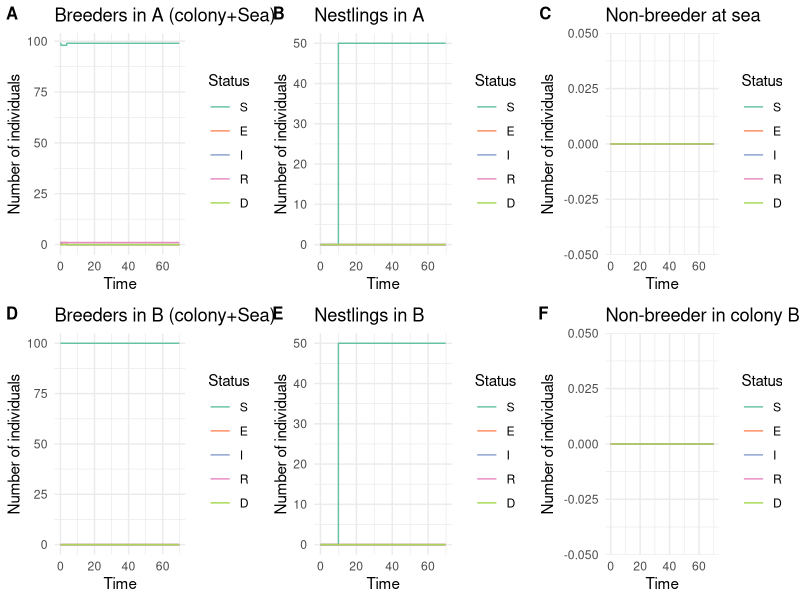

Generate this figure with R:


##

# actualiser le modèle :
#   - 
#   -

# fusionner les S_sea_a_NB, S_sea_b_NB en S_sea_NB
# creer l evement des visites de prospections

##






# Library -----------------------------------------------------------------

library(tidyverse)
library(ggplot2)
library(reshape2)
library(abind)
library(cowplot)


# Model description -------------------------------------------------------

# Each compartment in the model is described by

# the epidemiological status : Susceptible (S), Exposed (E), Infectious (I), Recovered (R)
# the reproductive status : Breeders (B), Non-Breeders (NB), Nestlings (N)
# the localisation : colony A (A), colony (B), sea A (sea_a), sea B (sea_B), sea Non-Breeders (sea_NB)


# Parameters --------------------------------------------------------------

param = list( 
  
  # Epidemiological parameters
  
  # Transmission rate from exposed individuals and from infectious individuals in a colony
  beta = matrix(c(0.10, 0.15,
                  0.00, 0.00),
                nrow = 2, ncol = 2, byrow = T),
  # Rate of progression from exposed to infectious (inverse of incubation period)
  sigma = 1/10,
  # Rate of progression from infectious to exposed
  eta =  0.9, 
  # Recovery rate (inverse of infectious period)
  gamma = 1/3,
  # Disease-related mortality rate
  mu = 1/3 * 0.5,
  
  
  # Mobility  parameters
  
  # Transition from sea to the colony (breeders)
  zeta_to_colony = 1,
  # Transition from colony to the sea (breeders)
  zeta_to_sea = 1,
  # Transition from breeder to non-breeder (reproductive failure)
  psi = 0, #Attention départ en couple à coder si != 0
  # Transition from sea to the colony (non-breeders)
  rho_to_colony = 1/7,
  # Transition from colony to the sea (non-breeders)
  rho_to_sea = 1/7 * 7,

  
  # Induced dispersion parameters
  
  # Proportion of dispersed adults
  prop_dispersal = 1,
  # Date of induced dispersion (if deterministic)
  dispersal_date = 30,
  
  # Demographic parameters
  hatching_date = 10

)




# Event rates -------------------------------------------------------------


calculate_rates = function(  beta_E_colony, beta_I_colony,
                             sigma,eta, gamma, mu,
                             zeta_to_colony, zeta_to_sea, psi, rho_to_colony, rho_to_sea,
                             prop_dispersal, prop_prospecting, dispersal_date,
                             hatching_date,
                             S_a, E_a, I_a, R_a, D_a,
                             S_sea_a, E_sea_a, I_sea_a, R_sea_a, D_sea_a,
                             S_sea_b, E_sea_b, I_sea_b, R_sea_b, D_sea_b,
                             S_b, E_b, I_b, R_b, D_b,
                             S_a_NB, E_a_NB, I_a_NB, R_a_NB, D_a_NB,
                             S_sea_NB, E_sea_NB, I_sea_NB, R_sea_NB, D_sea_NB,
                             S_b_NB, E_b_NB, I_b_NB, R_b_NB, D_b_NB,
                             S_a_N, E_a_N, I_a_N, R_a_N, D_a_N,
                             S_b_N, E_b_N, I_b_N, R_b_N, D_b_N){
  
  rates = c(
    
  # SEIR
  
  ## Nestlings
  ### Colony A
  "S_a_N_to_E_a_N" = beta_E_colony * S_a_N * (E_a+E_a_NB+E_a_N) + 
                     beta_I_colony * S_a_N * (I_a+I_a_NB+I_a_N),
  "E_a_N_to_S_a_N" = eta * E_a_N,
  "E_a_N_to_I_a_N" = sigma * E_a_N,
  "I_a_N_to_R_a_N" = gamma * I_a_N,
  "I_a_N_to_D_a_N" = mu * I_a_N,
  ### Colony B
  "S_b_N_to_E_b_N" = beta_E_colony * S_b_N * (E_b+E_b_NB+E_b_N) +
                     beta_I_colony * S_b_N * (I_b+I_b_NB+I_b_N),
  "E_b_N_to_S_b_N" = eta * E_b_N,
  "E_b_N_to_I_b_N" = sigma * E_b_N,
  "I_b_N_to_R_b_N" = gamma * I_b_N,
  "I_b_N_to_D_b_N" = mu * I_b_N,
  
  ## Non-Breeders
  ### Colony A
  "S_a_NB_to_E_a_NB" = beta_E_colony * S_a_NB * (E_a+E_a_NB+E_a_N) +
                       beta_I_colony * S_a_NB * (I_a+I_a_NB+I_a_N),
  "E_a_NB_to_S_a_NB" = eta * E_a_NB,
  "E_a_NB_to_I_a_NB" = sigma * E_a_NB,
  "I_a_NB_to_R_a_NB" = gamma * I_a_NB,
  "I_a_NB_to_D_a_NB" = mu * I_a_NB,
  ### Sea 
  "S_sea_NB_to_E_sea_NB" = 0,
  "E_sea_NB_to_S_sea_NB" = eta * E_sea_NB,
  "E_sea_NB_to_I_sea_NB" = sigma * E_sea_NB,
  "I_sea_NB_to_R_sea_NB" = gamma * I_sea_NB,
  "I_sea_NB_to_D_sea_NB" = mu * I_sea_NB,
  ### Colony B
  "S_b_NB_to_E_b_NB" = beta_E_colony * S_b_NB * (E_b+E_b_NB+E_b_N) + 
                       beta_I_colony * S_b_NB * (I_b+I_b_NB+I_b_N),
  "E_b_NB_to_S_b_NB" = eta * E_b_NB,
  "E_b_NB_to_I_b_NB" = sigma * E_b_NB,
  "I_b_NB_to_R_b_NB" = gamma * I_b_NB,
  "I_b_NB_to_D_b_NB" = mu * I_b_NB,
  
  ## Breeders
  ### Colony A
  "S_a_to_E_a" = beta_E_colony * S_a * (E_a+E_a_NB+E_a_N) + 
                 beta_I_colony * S_a * (I_a+I_a_NB+I_a_N),
  "E_a_to_S_a" = eta * E_a,
  "E_a_to_I_a" = sigma * E_a,
  "I_a_to_R_a" = gamma * I_a,
  "I_a_to_D_a" = mu * I_a,
  ### Sea A
  "S_sea_a_to_E_sea_a" = 0,
  "E_sea_a_to_S_sea_a" = eta * E_sea_a,
  "E_sea_a_to_I_sea_a" = sigma * E_sea_a,
  "I_sea_a_to_R_sea_a" = gamma * I_sea_a,
  "I_sea_a_to_D_sea_a" = mu * I_sea_a,
  ### Sea B
  "S_sea_b_to_E_sea_b" = 0,
  "E_sea_b_to_S_sea_b" = eta * E_sea_b,
  "E_sea_b_to_I_sea_b" = sigma * E_sea_b,
  "I_sea_b_to_R_sea_b" = gamma * I_sea_b,
  "I_sea_b_to_D_sea_b" = mu * I_sea_b,
  ### Colony B
  "S_b_to_E_b" = beta_E_colony * S_b * (E_b+E_b_NB+E_b_N) + 
                 beta_I_colony * S_b * (I_b+I_b_NB+I_b_N),
  "E_b_to_S_b" = eta * E_b,
  "E_b_to_I_b" = sigma * E_b,
  "I_b_to_R_b" = gamma * I_b,
  "I_b_to_D_b" = mu * I_b,
  
  
  # Mobility
  ## Non-Breeders
  ### From colony A to sea A
  "S_a_NB_to_S_sea_NB" = rho_to_sea * S_a_NB,
  "E_a_NB_to_E_sea_NB" = rho_to_sea * E_a_NB,
  "I_a_NB_to_I_sea_NB" = rho_to_sea * I_a_NB,
  "R_a_NB_to_R_sea_NB" = rho_to_sea * R_a_NB,
  ### From sea A to colony A
  "S_sea_NB_to_S_a_NB" = rho_to_colony * S_sea_NB,
  "E_sea_NB_to_E_a_NB" = rho_to_colony * E_sea_NB,
  "I_sea_NB_to_I_a_NB" = rho_to_colony * I_sea_NB,
  "R_sea_NB_to_R_a_NB" = rho_to_colony * R_sea_NB,
  ### From colony B to sea B
  "S_b_NB_to_S_sea_NB" = rho_to_sea * S_b_NB,
  "E_b_NB_to_E_sea_NB" = rho_to_sea * E_b_NB,
  "I_b_NB_to_I_sea_NB" = rho_to_sea * I_b_NB,
  "R_b_NB_to_R_sea_NB" = rho_to_sea * R_b_NB,
  ### From sea B to colony B
  "S_sea_NB_to_S_b_NB" = rho_to_colony * S_sea_NB,
  "E_sea_NB_to_E_b_NB" = rho_to_colony * E_sea_NB,
  "I_sea_NB_to_I_b_NB" = rho_to_colony * I_sea_NB,
  "R_sea_NB_to_R_b_NB" = rho_to_colony * R_sea_NB,
  
  ## Breeders
  ### From colony A to sea A
  "S_a_to_S_sea_a" = zeta_to_sea * S_a,
  "E_a_to_E_sea_a" = zeta_to_sea * E_a,
  "I_a_to_I_sea_a" = zeta_to_sea * I_a,
  "R_a_to_R_sea_a" = zeta_to_sea * R_a,
  ### From sea A to colony A
  "S_sea_a_to_S_a" = zeta_to_colony * S_sea_a,
  "E_sea_a_to_E_a" = zeta_to_colony * E_sea_a,
  "I_sea_a_to_I_a" = zeta_to_colony * I_sea_a,
  "R_sea_a_to_R_a" = zeta_to_colony * R_sea_a,
  ### From colony B to sea B
  "S_b_to_S_sea_b" = zeta_to_sea * S_b,
  "E_b_to_E_sea_b" = zeta_to_sea * E_b,
  "I_b_to_I_sea_b" = zeta_to_sea * I_b,
  "R_b_to_R_sea_b" = zeta_to_sea * R_b,
  ### From sea B to colony B
  "S_sea_b_to_S_b" = zeta_to_colony * S_sea_b,
  "E_sea_b_to_E_b" = zeta_to_colony * E_sea_b,
  "I_sea_b_to_I_b" = zeta_to_colony * I_sea_b,
  "R_sea_b_to_R_b" = zeta_to_colony * R_sea_b
  
  # Breeders become Non-Breeders
  
  # "S_a_to_S_a_NB" = psi * S_a,
  # "E_a_to_E_a_NB" = psi * E_a,
  # "I_a_to_I_a_NB" = psi * I_a,
  # "R_a_to_R_a_NB" = psi * R_a
  
  )
  return(rates)
}


# Gillespie SEIR model function -------------------------------------------

gillespie_seir = function(param = param, 
                          # Do we induce dispersion ?
                          induced_dispersal = T,
                          # Reaction time between 1rst death and induced dispersal
                          dispersal_reaction_time = 5,
                          
                          initial_number_breeders_A = 50,
                          initial_number_infected_breeders_A = 1, 
                          initial_number_breeders_B = 50,
                          total_time = 70,
                          dispersal_stochactic = T,
                          
                          tau = 0.25) {
  
  # Initial state
  
  ## Nestlings
  ## In colony A
  N = 0                
  initial_infected = 0
  initial_exposed = 0
  initial_recovered = 0
  initial_susceptible = N - initial_infected - initial_exposed - initial_recovered
  initial_dead = 0
  
  initial_state_A_N = c(S = initial_susceptible,
                        E = initial_exposed,
                        I = initial_infected,
                        R = initial_recovered,
                        D = initial_dead)
  ## Nestlings
  ## In colony B
  N = 0                
  initial_infected = 0
  initial_exposed = 0
  initial_recovered = 0
  initial_susceptible = N - initial_infected - initial_exposed - initial_recovered
  initial_dead = 0
  
  initial_state_B_N = c(S = initial_susceptible,
                        E = initial_exposed,
                        I = initial_infected,
                        R = initial_recovered,
                        D = initial_dead)
  
  
  ## Breeders
  ## In colony A
  N = initial_number_breeders_A                 
  initial_infected = initial_number_infected_breeders_A
  initial_exposed = 0
  initial_recovered = 0
  initial_susceptible = N - initial_infected - initial_exposed - initial_recovered
  initial_dead = 0
  
  initial_state_A = c(S = initial_susceptible,
                      E = initial_exposed,
                      I = initial_infected,
                      R = initial_recovered,
                      D = initial_dead)
  
  ## At sea A
  N = 50                  
  initial_infected = 0
  initial_exposed = 0
  initial_recovered = 0
  initial_susceptible = N - initial_infected - initial_exposed - initial_recovered
  initial_dead = 0
  
  initial_state_sea_a = c(S = initial_susceptible,
                          E = initial_exposed,
                          I = initial_infected,
                          R = initial_recovered,
                          D = initial_dead)
  
  ## At sea B
  N = 50                
  initial_infected = 0
  initial_exposed = 0
  initial_recovered = 0
  initial_susceptible = N - initial_infected - initial_exposed - initial_recovered
  initial_dead = 0
  
  initial_state_sea_b = c(S = initial_susceptible,
                          E = initial_exposed,
                          I = initial_infected,
                          R = initial_recovered,
                          D = initial_dead)
  
  ## In colony B
  N = initial_number_breeders_B                  
  initial_infected = 0
  initial_exposed = 0
  initial_recovered = 0
  initial_susceptible = N - initial_infected - initial_exposed - initial_recovered
  initial_dead = 0
  
  initial_state_B <- c(S = initial_susceptible,
                       E = initial_exposed,
                       I = initial_infected,
                       R = initial_recovered,
                       D = initial_dead)
  
  ## Non-Breeders
  ## In colony A
  N = 0                  
  initial_infected = 0
  initial_exposed = 0
  initial_recovered = 0
  initial_susceptible = N - initial_infected - initial_exposed - initial_recovered
  initial_dead = 0
  
  initial_state_A_NB = c(S = initial_susceptible,
                         E = initial_exposed,
                         I = initial_infected,
                         R = initial_recovered,
                         D = initial_dead)
  
  ## At sea 
  N = 0                  
  initial_infected = 0
  initial_exposed = 0
  initial_recovered = 0
  initial_susceptible = N - initial_infected - initial_exposed - initial_recovered
  initial_dead = 0
  
  initial_state_sea_NB = c(S = initial_susceptible,
                             E = initial_exposed,
                             I = initial_infected,
                             R = initial_recovered,
                             D = initial_dead)
  
  
  ## In colony B
  N = 0                  
  initial_infected = 0
  initial_exposed = 0
  initial_recovered = 0
  initial_susceptible = N - initial_infected - initial_exposed - initial_recovered
  initial_dead = 0
  
  initial_state_B_NB <- c(S = initial_susceptible,
                          E = initial_exposed,
                          I = initial_infected,
                          R = initial_recovered,
                          D = initial_dead)
  
  
  initial_state = matrix(data = c(initial_state_A,
                                  initial_state_sea_a,
                                  initial_state_sea_b,
                                  initial_state_B,
                                  initial_state_A_NB,
                                  initial_state_sea_NB,
                                  initial_state_B_NB,
                                  initial_state_A_N,
                                  initial_state_B_N), 
                         nrow = 9, ncol = 5, 
                         byrow = T)
  
  # Parameters
  
  beta_E_colony = param$beta[1,1]
  beta_I_colony = param$beta[1,2]
  
  sigma = param$sigma
  eta = param$eta
  gamma = param$gamma
  mu = param$mu
  
  zeta_to_colony = param$zeta_to_colony
  zeta_to_sea = param$zeta_to_sea
  psi = param$psi
  rho_to_colony = param$rho_to_colony
  rho_to_sea = param$rho_to_sea
  
  prop_dispersal = param$prop_dispersal
  dispersal_date = param$dispersal_date
  
  hatching_date = param$hatching_date
  
  # Initialization
  times = c(0)
  states = array(dim = c(9,5,1), data = initial_state)
  already_dispersed = F
  already_hatched = F
  first_death = F
  first_death_date = NA
  
  # Next event
  while (times[length(times)] < total_time) {
    
    S_a = states[1, 1, dim(states)[3]]
    E_a = states[1, 2, dim(states)[3]]
    I_a = states[1, 3, dim(states)[3]]
    R_a = states[1, 4, dim(states)[3]]
    D_a = states[1, 5, dim(states)[3]]
    
    S_sea_a = states[2, 1, dim(states)[3]]
    E_sea_a = states[2, 2, dim(states)[3]]
    I_sea_a = states[2, 3, dim(states)[3]]
    R_sea_a = states[2, 4, dim(states)[3]]
    D_sea_a = states[2, 5, dim(states)[3]]
    
    S_sea_b = states[3, 1, dim(states)[3]]
    E_sea_b = states[3, 2, dim(states)[3]]
    I_sea_b = states[3, 3, dim(states)[3]]
    R_sea_b = states[3, 4, dim(states)[3]]
    D_sea_b = states[3, 5, dim(states)[3]]
    
    S_b = states[4, 1, dim(states)[3]]
    E_b = states[4, 2, dim(states)[3]]
    I_b = states[4, 3, dim(states)[3]]
    R_b = states[4, 4, dim(states)[3]]
    D_b = states[4, 5, dim(states)[3]]
    
    S_a_NB = states[5, 1, dim(states)[3]]
    E_a_NB = states[5, 2, dim(states)[3]]
    I_a_NB = states[5, 3, dim(states)[3]]
    R_a_NB = states[5, 4, dim(states)[3]]
    D_a_NB = states[5, 5, dim(states)[3]]
    
    S_sea_NB = states[6, 1, dim(states)[3]]
    E_sea_NB = states[6, 2, dim(states)[3]]
    I_sea_NB = states[6, 3, dim(states)[3]]
    R_sea_NB = states[6, 4, dim(states)[3]]
    D_sea_NB = states[6, 5, dim(states)[3]]
    
    S_b_NB = states[7, 1, dim(states)[3]]
    E_b_NB = states[7, 2, dim(states)[3]]
    I_b_NB = states[7, 3, dim(states)[3]]
    R_b_NB = states[7, 4, dim(states)[3]]
    D_b_NB = states[7, 5, dim(states)[3]]
    
    S_a_N = states[8, 1, dim(states)[3]]
    E_a_N = states[8, 2, dim(states)[3]]
    I_a_N = states[8, 3, dim(states)[3]]
    R_a_N = states[8, 4, dim(states)[3]]
    D_a_N = states[8, 5, dim(states)[3]]
    
    S_b_N = states[9, 1, dim(states)[3]]
    E_b_N = states[9, 2, dim(states)[3]]
    I_b_N = states[9, 3, dim(states)[3]]
    R_b_N = states[9, 4, dim(states)[3]]
    D_b_N = states[9, 5, dim(states)[3]]
    
    # Rates of each possible event
    rates = calculate_rates(beta_E_colony, beta_I_colony,
                            sigma,eta, gamma, mu,
                            zeta_to_colony, zeta_to_sea, psi, rho_to_colony, rho_to_sea,
                            prop_dispersal, prop_prospecting, dispersal_date,
                            hatching_date,
                            S_a, E_a, I_a, R_a, D_a,
                            S_sea_a, E_sea_a, I_sea_a, R_sea_a, D_sea_a,
                            S_sea_b, E_sea_b, I_sea_b, R_sea_b, D_sea_b,
                            S_b, E_b, I_b, R_b, D_b,
                            S_a_NB, E_a_NB, I_a_NB, R_a_NB, D_a_NB,
                            S_sea_NB, E_sea_NB, I_sea_NB, R_sea_NB, D_sea_NB,
                            S_b_NB, E_b_NB, I_b_NB, R_b_NB, D_b_NB,
                            S_a_N, E_a_N, I_a_N, R_a_N, D_a_N,
                            S_b_N, E_b_N, I_b_N, R_b_N, D_b_N)

    total_rate = sum(rates)
    
    if (total_rate == 0) {
      break
    }
    
    time_step <- min(tau, (total_time - times[length(times)]))
    next_time = times[length(times)] + time_step

    # Hatching
    if (next_time > hatching_date & !already_hatched) { 
      
      S_a_N = round((S_a + E_a + I_a + R_a + S_sea_a + E_sea_a + I_sea_a + R_sea_a)/2)
      S_b_N = round((S_b + E_b + I_b + R_b + S_sea_b + E_sea_b + I_sea_b + R_sea_b)/2)
      
      already_hatched = T
      
      new_state = matrix(data = c(S_a, E_a, I_a, R_a, D_a,
                                  S_sea_a, E_sea_a, I_sea_a, R_sea_a, D_sea_a,
                                  S_sea_b, E_sea_b, I_sea_b, R_sea_b, D_sea_b,
                                  S_b, E_b, I_b, R_b, D_b,
                                  
                                  S_a_NB, E_a_NB, I_a_NB, R_a_NB, D_a_NB,
                                  S_sea_NB, E_sea_NB, I_sea_NB, R_sea_NB, D_sea_NB,
                                  S_b_NB, E_b_NB, I_b_NB, R_b_NB, D_b_NB,
                                  
                                  S_a_N, E_a_N, I_a_N, R_a_N, D_a_N,
                                  S_b_N, E_b_N, I_b_N, R_b_N, D_b_N),
                         nrow = 9, ncol = 5, 
                         byrow = T)
      
      states = abind(states, new_state)
      times = c(times, hatching_date)
      
      
      # Rates of each possible event
      rates =     rates = calculate_rates(beta_E_colony, beta_I_colony,
                                          sigma,eta, gamma, mu,
                                          zeta_to_colony, zeta_to_sea, psi, rho_to_colony, rho_to_sea,
                                          prop_dispersal, prop_prospecting, dispersal_date,
                                          hatching_date,
                                          S_a, E_a, I_a, R_a, D_a,
                                          S_sea_a, E_sea_a, I_sea_a, R_sea_a, D_sea_a,
                                          S_sea_b, E_sea_b, I_sea_b, R_sea_b, D_sea_b,
                                          S_b, E_b, I_b, R_b, D_b,
                                          S_a_NB, E_a_NB, I_a_NB, R_a_NB, D_a_NB,
                                          S_sea_NB, E_sea_NB, I_sea_NB, R_sea_NB, D_sea_NB,
                                          S_b_NB, E_b_NB, I_b_NB, R_b_NB, D_b_NB,
                                          S_a_N, E_a_N, I_a_N, R_a_N, D_a_N,
                                          S_b_N, E_b_N, I_b_N, R_b_N, D_b_N)
      
      total_rate = sum(rates)
      
      if (total_rate == 0) {
        break
      }
      
      time_step = rexp(1, total_rate)
      next_time = times[length(times)] + time_step
      
    }
    
    
    
    # Determining the date of first infection
    if (!first_death & D_a > 0){
      first_death_date = times[length(times)] 
      first_death = T
    }
    
    # Induction of dispersion
    ## Has the induced dispersal strategy been triggered?
    if (induced_dispersal){ 
      ## Did the dispersal occur?
      if (!already_dispersed){
        # Is it time to induce dispersion, according to the stochastic case and the deterministic case?
        if ((dispersal_stochactic & first_death & next_time > first_death_date + dispersal_reaction_time) 
            |
            (!dispersal_stochactic & next_time > dispersal_date)
        ){
          
          # Dispersal of breeders
          
          # Number of adults in  A
          N_a = S_a + E_a + I_a + R_a + S_sea_a + E_sea_a + I_sea_a + R_sea_a
          # Number of adults A who are dispersed
          N_disp_a = round(N_a * prop_dispersal)
          # Distribution of dispersed adults by epidemiological status
          disp_a = sample(c(rep("S_a", S_a), rep("E_a", E_a),rep("I_a", I_a),rep("R_a", R_a),
                            rep("S_sea_a", S_sea_a), rep("E_sea_a", E_sea_a),rep("I_sea_a", I_sea_a),rep("R_sea_a", R_sea_a)),
                          size = N_disp_a, 
                          replace = F) %>% 
            factor(., levels = c("S_a","E_a","I_a","R_a",
                                 "S_sea_a","E_sea_a","I_sea_a","R_sea_a")) %>% 
            table()
          
          # Number of susceptible adults who are dispersed from A
          disp_S_a = disp_a["S_a"]
          disp_S_sea_a = disp_a["S_sea_a"]
          # Update of the number of susceptible adults
          S_a = S_a - disp_S_a
          S_sea_a = S_sea_a - disp_S_sea_a
          S_sea_NB = S_sea_NB + disp_S_a + disp_S_sea_a
          
          # Number of exposed  adults who are dispersed from A
          disp_E_a = disp_a["E_a"]
          disp_E_sea_a = disp_a["E_sea_a"]
          # Update of the number of exposed adults
          E_a = E_a - disp_E_a
          E_sea_a = E_sea_a - disp_E_sea_a
          E_sea_NB = E_sea_NB + disp_E_a + disp_E_sea_a
          
          # Number of infectious adults who are dispersed from A
          disp_I_a = disp_a["I_a"]
          disp_I_sea_a = disp_a["I_sea_a"]
          # Update of the number of infectious adults
          I_a = I_a - disp_I_a
          I_sea_a = I_sea_a - disp_I_sea_a
          I_sea_NB = I_sea_NB + disp_I_a + disp_I_sea_a
          
          # Number of recovered adults who are dispersed from A
          disp_R_a = disp_a["R_a"]
          disp_R_sea_a = disp_a["R_sea_a"]
          # Update of the number of recovered adults
          R_a = R_a - disp_R_a
          R_sea_a = R_sea_a - disp_R_sea_a
          R_sea_NB = R_sea_NB + disp_R_a + disp_R_sea_a
          
          # Death of nestlings
          
          D_a_N = D_a_N + S_a_N + E_a_N + I_a_N + R_a_N
          S_a_N = 0
          E_a_N = 0
          I_a_N = 0
          R_a_N = 0
          
          
          already_dispersed = T
          
          new_state = matrix(data = c(S_a, E_a, I_a, R_a, D_a,
                                      S_sea_a, E_sea_a, I_sea_a, R_sea_a, D_sea_a,
                                      S_sea_b, E_sea_b, I_sea_b, R_sea_b, D_sea_b,
                                      S_b, E_b, I_b, R_b, D_b,
                                      
                                      S_a_NB, E_a_NB, I_a_NB, R_a_NB, D_a_NB,
                                      S_sea_NB, E_sea_NB, I_sea_NB, R_sea_NB, D_sea_NB,
                                      S_b_NB, E_b_NB, I_b_NB, R_b_NB, D_b_NB,
                                      
                                      S_a_N, E_a_N, I_a_N, R_a_N, D_a_N,
                                      S_b_N, E_b_N, I_b_N, R_b_N, D_b_N),
                             nrow = 9, ncol = 5, 
                             byrow = T)
          
          states = abind(states, new_state)
          times = c(times, next_time)
          
          
          # Rates of each possible event
          rates =     rates = calculate_rates(beta_E_colony, beta_I_colony,
                                              sigma,eta, gamma, mu,
                                              zeta_to_colony, zeta_to_sea, psi, rho_to_colony, rho_to_sea,
                                              prop_dispersal, prop_prospecting, dispersal_date,
                                              hatching_date,
                                              S_a, E_a, I_a, R_a, D_a,
                                              S_sea_a, E_sea_a, I_sea_a, R_sea_a, D_sea_a,
                                              S_sea_b, E_sea_b, I_sea_b, R_sea_b, D_sea_b,
                                              S_b, E_b, I_b, R_b, D_b,
                                              S_a_NB, E_a_NB, I_a_NB, R_a_NB, D_a_NB,
                                              S_sea_NB, E_sea_NB, I_sea_NB, R_sea_NB, D_sea_NB,
                                              S_b_NB, E_b_NB, I_b_NB, R_b_NB, D_b_NB,
                                              S_a_N, E_a_N, I_a_N, R_a_N, D_a_N,
                                              S_b_N, E_b_N, I_b_N, R_b_N, D_b_N)
          
          total_rate = sum(rates)
          
          if (total_rate == 0) {
            break
          }
          
          time_step = rexp(1, total_rate)
          next_time = times[length(times)] + time_step
          
          
        }
        
      }
    }
    
    times = c(times, next_time)
    
    nb_events <- rpois(1, total_rate * time_step) 
    whichevent = sample(1:length(rates), nb_events, prob = rates, replace = TRUE)
    
    
    transitions = factor(whichevent, levels = 1:length(rates)) %>% 
      table() %>% 
      as.matrix() %>% 
      t() %>% 
      as.data.frame()
    
    names_transitions = names(rates)
    
    names(transitions) <- names_transitions

    transitions_bank = c()
    for (i in 1:length(transitions)){
      if (length(transitions)>0){
        transitions_bank = c(transitions_bank, rep(names_transitions[i], times = transitions[i]))
      }
}
    
    
    
    if (length(transitions_bank)>0){
    for (i in 1:length(transitions_bank)){
      
      transition = transitions_bank[i]
      

      
      if (transition == "S_a_to_E_a" & S_a > 0) {
        S_a = S_a - 1
        E_a = E_a + 1
      } else if (transition == "E_a_to_S_a" & E_a > 0) {
        E_a = E_a - 1
        S_a = S_a + 1
      } else if (transition == "E_a_to_I_a" & E_a > 0) {
        E_a = E_a - 1
        I_a = I_a + 1
      } else if (transition == "I_a_to_R_a" & I_a > 0) {
        I_a = I_a - 1
        R_a = R_a + 1
      } else if (transition == "I_a_to_D_a" & I_a > 0) {
        # If an adult dies, the partner becomes a non-breeder and the nestling dies
        I_a = I_a - 1
        D_a = D_a + 1
        # The nestling dies
        if (S_a_N + E_a_N + I_a_N + R_a_N > 0){
          nestling = sample(c(rep("S_a_N", S_a_N), rep("E_a_N", E_a_N),rep("I_a_N", I_a_N),rep("R_a_N", R_a_N)),
                            size = 1)
          if (nestling == "S_a_N"){
            S_a_N = S_a_N - 1
            D_a_N = D_a_N + 1
          } else if (nestling == "E_a_N"){
            E_a_N = E_a_N - 1
            D_a_N = D_a_N + 1
          } else if (nestling == "I_a_N"){
            I_a_N = I_a_N - 1
            D_a_N = D_a_N + 1
          } else if (nestling == "R_a_N"){
            R_a_N = R_a_N - 1
            D_a_N = D_a_N + 1
          }
        }
        # The partner becomes a non-breeder
        partner = sample(c(rep("S_a", S_a), rep("E_a", E_a),rep("I_a", I_a),rep("R_a", R_a),
                           rep("S_sea_a", S_sea_a), rep("E_sea_a", E_sea_a),rep("I_sea_a", I_sea_a),rep("R_sea_a", R_sea_a)),
                         size = 1)
        if (partner == "S_a"){
          S_a = S_a - 1
          S_a_NB = S_a_NB + 1
        } else if (partner == "E_a"){
          E_a = E_a - 1
          E_a_NB = E_a_NB + 1
        } else if (partner == "I_a"){
          I_a = I_a - 1
          I_a_NB = I_a_NB + 1
        } else if (partner == "R_a"){
          R_a = R_a - 1
          R_a_NB = R_a_NB + 1
        } else if (partner == "S_sea_a"){
          S_sea_a = S_sea_a - 1
          S_sea_NB = S_sea_NB + 1
        } else if (partner == "E_sea_a"){
          E_sea_a = E_sea_a - 1
          E_sea_NB = E_sea_NB + 1
        } else if (partner == "I_sea_a"){
          I_sea_a = I_sea_a - 1
          I_sea_NB = I_sea_NB + 1
        } else if (partner == "R_sea_a"){
          R_sea_a = R_sea_a - 1
          R_sea_NB = R_sea_NB + 1
        }
      } else if (transition == "S_sea_a_to_E_sea_a" & S_sea_a > 0) {
        S_sea_a = S_sea_a - 1
        E_sea_a = E_sea_a + 1
      } else if (transition == "E_sea_a_to_S_sea_a" & E_sea_a > 0) {
        E_sea_a = E_sea_a - 1
        S_sea_a = S_sea_a + 1
      } else if (transition == "E_sea_a_to_I_sea_a" & E_sea_a > 0) {
        E_sea_a = E_sea_a - 1
        I_sea_a = I_sea_a + 1
      } else if (transition == "I_sea_a_to_R_sea_a" & I_sea_a > 0) {
        I_sea_a = I_sea_a - 1
        R_sea_a = R_sea_a + 1
      } else if (transition == "I_sea_a_to_D_sea_a" & I_sea_a > 0) {
        I_sea_a = I_sea_a - 1
        D_sea_a = D_sea_a + 1
      } else if (transition == "S_sea_b_to_E_sea_b" & S_sea_b > 0) {
        S_sea_b = S_sea_b - 1
        E_sea_b = E_sea_b + 1
      } else if (transition == "E_sea_b_to_S_sea_b" & E_sea_b > 0) {
        E_sea_b = E_sea_b - 1
        S_sea_b = S_sea_b + 1
      } else if (transition == "E_sea_b_to_I_sea_b" & E_sea_b > 0) {
        E_sea_b = E_sea_b - 1
        I_sea_b = I_sea_b + 1
      } else if (transition == "I_sea_b_to_R_sea_b" & I_sea_b > 0) {
        I_sea_b = I_sea_b - 1
        R_sea_b = R_sea_b + 1
      } else if (transition == "I_sea_b_to_D_sea_b" & I_sea_b > 0) {
        I_sea_b = I_sea_b - 1
        D_sea_b = D_sea_b + 1
      } else if (transition == "S_b_to_E_b" & S_b > 0) {
        S_b = S_b - 1
        E_b = E_b + 1
      } else if (transition == "E_b_to_S_b" & E_b > 0) {
        E_b = E_b - 1
        S_b = S_b + 1
      } else if (transition == "E_b_to_I_b" & E_b > 0) {
        E_b = E_b - 1
        I_b = I_b + 1
      } else if (transition == "I_b_to_R_b" & I_b > 0) {
        I_b = I_b - 1
        R_b = R_b + 1
      } else if (transition == "I_b_to_D_b" & I_b > 0) {
        # If an adult dies, the partner becomes a non-breeder and the nestling dies
        I_b = I_b - 1
        D_b = D_b + 1
        # The nestling dies
        if (S_b_N + E_b_N + I_b_N + R_b_N > 0){
          nestling = sample(c(rep("S_b_N", S_b_N), rep("E_b_N", E_b_N),rep("I_b_N", I_b_N),rep("R_b_N", R_b_N)),
                            size = 1)
          if (nestling == "S_b_N"){
            S_b_N = S_b_N - 1
            D_b_N = D_b_N + 1
          } else if (nestling == "E_b_N"){
            E_b_N = E_b_N - 1
            D_b_N = D_b_N + 1
          } else if (nestling == "I_b_N"){
            I_b_N = I_b_N - 1
            D_b_N = D_b_N + 1
          } else if (nestling == "R_b_N"){
            R_b_N = R_b_N - 1
            D_b_N = D_b_N + 1
          }
        }
        # The partner becomes a non-breeder
        partner = sample(c(rep("S_b", S_b), rep("E_b", E_b),rep("I_b", I_b),rep("R_b", R_b),
                           rep("S_sea_b", S_sea_b), rep("E_sea_b", E_sea_b),rep("I_sea_b", I_sea_b),rep("R_sea_b", R_sea_b)),
                         size = 1)
       
        if (partner == "S_b"){
          S_b = S_b - 1
          S_b_NB = S_b_NB + 1
        } else if (partner == "E_b"){
          E_b = E_b - 1
          E_b_NB = E_b_NB + 1
        } else if (partner == "I_b"){
          I_b = I_b - 1
          I_b_NB = I_b_NB + 1
        } else if (partner == "R_b"){
          R_b = R_b - 1
          R_b_NB = R_b_NB + 1
        } else if (partner == "S_sea_b"){
          S_sea_b = S_sea_b - 1
          S_sea_NB = S_sea_NB + 1
        } else if (partner == "E_sea_b"){
          E_sea_b = E_sea_b - 1
          E_sea_NB = E_sea_NB + 1
        } else if (partner == "I_sea_b"){
          I_sea_b = I_sea_b - 1
          I_sea_NB = I_sea_NB + 1
        } else if (partner == "R_sea_b"){
          R_sea_b = R_sea_b - 1
          R_sea_NB = R_sea_NB + 1
        }
        
      } else if (transition == "S_a_to_S_sea_a"  & S_a > 0) {
        S_a = S_a - 1
        S_sea_a = S_sea_a + 1
      } else if (transition == "E_a_to_E_sea_a"  & E_a > 0) {
        E_a = E_a - 1
        E_sea_a = E_sea_a + 1
      } else if (transition == "I_a_to_I_sea_a"  & I_a > 0) {
        I_a = I_a - 1
        I_sea_a = I_sea_a + 1
      } else if (transition == "R_a_to_R_sea_a"  & R_a > 0) {
        R_a = R_a - 1
        R_sea_a = R_sea_a + 1
      } else if (transition == "S_b_to_S_sea_b"  & S_b > 0) {
        S_b = S_b - 1
        S_sea_b = S_sea_b + 1
      } else if (transition == "E_b_to_E_sea_b"  & E_b > 0) {
        E_b = E_b - 1
        E_sea_b = E_sea_b + 1
      } else if (transition == "I_b_to_I_sea_b"  & I_b > 0) {
        I_b = I_b - 1
        I_sea_b = I_sea_b + 1
      } else if (transition == "R_b_to_R_sea_b"  & R_b > 0) {
        R_b = R_b - 1
        R_sea_b = R_sea_b + 1
      }else if (transition == "S_sea_a_to_S_a"  & S_sea_a > 0) {
        S_a = S_a + 1
        S_sea_a = S_sea_a - 1
      } else if (transition == "E_sea_a_to_E_a"  & E_sea_a > 0) {
        E_a = E_a + 1
        E_sea_a = E_sea_a - 1
      } else if (transition == "I_sea_a_to_I_a"  & I_sea_a > 0) {
        I_a = I_a + 1
        I_sea_a = I_sea_a - 1
      } else if (transition == "R_sea_a_to_R_a" & R_sea_a > 0) {
        R_a = R_a + 1
        R_sea_a = R_sea_a - 1
      } else if (transition == "S_sea_b_to_S_b" & S_sea_b > 0) {
        S_b = S_b + 1
        S_sea_b = S_sea_b - 1
      } else if (transition == "E_sea_b_to_E_b" & E_sea_b > 0) {
        E_b = E_b + 1
        E_sea_b = E_sea_b - 1
      } else if (transition == "I_sea_b_to_I_b" & I_sea_b > 0) {
        I_b = I_b + 1
        I_sea_b = I_sea_b - 1
      } else if (transition == "R_sea_b_to_R_b" & R_sea_b > 0) {
        R_b = R_b + 1
        R_sea_b = R_sea_b - 1
      } else if (transition == "S_a_NB_to_E_a_NB" & S_a_NB > 0) {
        S_a_NB = S_a_NB - 1
        E_a_NB = E_a_NB + 1
      } else if (transition == "E_a_NB_to_S_a_NB" & E_a_NB > 0) {
        E_a_NB = E_a_NB - 1
        S_a_NB = S_a_NB + 1
      } else if (transition == "E_a_NB_to_I_a_NB" & E_a_NB > 0) {
        E_a_NB = E_a_NB - 1
        I_a_NB = I_a_NB + 1
      } else if (transition == "I_a_NB_to_R_a_NB" & I_a_NB > 0) {
        I_a_NB = I_a_NB - 1
        R_a_NB = R_a_NB + 1
      } else if (transition == "I_a_NB_to_D_a_NB" & I_a_NB > 0) {
        I_a_NB = I_a_NB - 1
        D_a_NB = D_a_NB + 1
      } else if (transition == "S_sea_NB_to_E_sea_NB" & S_sea_NB > 0) {
        S_sea_NB = S_sea_NB - 1
        E_sea_NB = E_sea_NB + 1
      } else if (transition == "E_sea_NB_to_S_sea_NB" & E_sea_NB > 0) {
        E_sea_NB = E_sea_NB - 1
        S_sea_NB = S_sea_NB + 1
      } else if (transition == "E_sea_NB_to_I_sea_NB" & E_sea_NB > 0) {
        E_sea_NB = E_sea_NB - 1
        I_sea_NB = I_sea_NB + 1
      } else if (transition == "I_sea_NB_to_R_sea_NB" & I_sea_NB > 0) {
        I_sea_NB = I_sea_NB - 1
        R_sea_NB = R_sea_NB + 1
      } else if (transition == "I_sea_NB_to_D_sea_NB" & I_sea_NB > 0) {
        I_sea_NB = I_sea_NB - 1
        D_sea_NB = D_sea_NB + 1
      } else if (transition == "S_sea_NB_to_E_sea_NB" & S_sea_NB > 0) {
        S_sea_NB = S_sea_NB - 1
        E_sea_NB = E_sea_NB + 1
      } else if (transition == "E_sea_NB_to_S_sea_NB" & E_sea_NB > 0) {
        E_sea_NB = E_sea_NB - 1
        S_sea_NB = S_sea_NB + 1
      } else if (transition == "E_sea_NB_to_I_sea_NB" & E_sea_NB > 0) {
        E_sea_NB = E_sea_NB - 1
        I_sea_NB = I_sea_NB + 1
      } else if (transition == "I_sea_NB_to_R_sea_NB" & I_sea_NB > 0) {
        I_sea_NB = I_sea_NB - 1
        R_sea_NB = R_sea_NB + 1
      } else if (transition == "I_sea_NB_to_D_sea_NB" & I_sea_NB > 0) {
        I_sea_NB = I_sea_NB - 1
        D_sea_NB = D_sea_NB + 1
      } else if (transition == "S_b_NB_to_E_b_NB" & S_b_NB > 0) {
        S_b_NB = S_b_NB - 1
        E_b_NB = E_b_NB + 1
      } else if (transition == "E_b_NB_to_S_b_NB" & E_b_NB > 0) {
        E_b_NB = E_b_NB - 1
        S_b_NB = S_b_NB + 1
      } else if (transition == "E_b_NB_to_I_b_NB" & E_b_NB > 0) {
        E_b_NB = E_b_NB - 1
        I_b_NB = I_b_NB + 1
      } else if (transition == "I_b_NB_to_R_b_NB" & I_b_NB > 0) {
        I_b_NB = I_b_NB - 1
        R_b_NB = R_b_NB + 1
      } else if (transition == "I_b_NB_to_D_b_NB" & I_b_NB > 0) {
        I_b_NB = I_b_NB - 1
        D_b_NB = D_b_NB + 1
      } else if (transition == "S_a_NB_to_S_sea_NB" & S_a_NB > 0) {
        S_a_NB = S_a_NB - 1
        S_sea_NB = S_sea_NB + 1
      } else if (transition == "E_a_NB_to_E_sea_NB" & E_a_NB > 0) {
        E_a_NB = E_a_NB - 1
        E_sea_NB = E_sea_NB + 1
      } else if (transition == "I_a_NB_to_I_sea_NB" & I_a_NB > 0) {
        I_a_NB = I_a_NB - 1
        I_sea_NB = I_sea_NB + 1
      } else if (transition == "R_a_NB_to_R_sea_NB" & R_a_NB > 0) {
        R_a_NB = R_a_NB - 1
        R_sea_NB = R_sea_NB + 1
      } else if (transition == "S_b_NB_to_S_sea_NB" & S_b_NB > 0) {
        S_b_NB = S_b_NB - 1
        S_sea_NB = S_sea_NB + 1
      } else if (transition == "E_b_NB_to_E_sea_NB" & E_b_NB > 0) {
        E_b_NB = E_b_NB - 1
        E_sea_NB = E_sea_NB + 1
      } else if (transition == "I_b_NB_to_I_sea_NB" & I_b_NB > 0) {
        I_b_NB = I_b_NB - 1
        I_sea_NB = I_sea_NB + 1
      } else if (transition == "R_b_NB_to_R_sea_NB" & R_b_NB > 0) {
        R_b_NB = R_b_NB - 1
        R_sea_NB = R_sea_NB + 1
      }else if (transition == "S_sea_NB_to_S_a_NB" & S_sea_NB > 0) {
        S_a_NB = S_a_NB + 1
        S_sea_NB = S_sea_NB - 1
      } else if (transition == "E_sea_NB_to_E_a_NB" & E_sea_NB > 0) {
        E_a_NB = E_a_NB + 1
        E_sea_NB = E_sea_NB - 1
      } else if (transition == "I_sea_NB_to_I_a_NB" & I_sea_NB > 0) {
        I_a_NB = I_a_NB + 1
        I_sea_NB = I_sea_NB - 1
      } else if (transition == "R_sea_NB_to_R_a_NB" & R_sea_NB > 0) {
        R_a_NB = R_a_NB + 1
        R_sea_NB = R_sea_NB - 1
      } else if (transition == "S_sea_NB_to_S_b_NB" & S_sea_NB > 0) {
        S_b_NB = S_b_NB + 1
        S_sea_NB = S_sea_NB - 1
      } else if (transition == "E_sea_NB_to_E_b_NB" & E_sea_NB > 0) {
        E_b_NB = E_b_NB + 1
        E_sea_NB = E_sea_NB - 1
      } else if (transition == "I_sea_NB_to_I_b_NB" & I_sea_NB > 0) {
        I_b_NB = I_b_NB + 1
        I_sea_NB = I_sea_NB - 1
      } else if (transition == "R_sea_NB_to_R_b_NB" & R_sea_NB > 0) {
        R_b_NB = R_b_NB + 1
        R_sea_NB = R_sea_NB - 1
      } else if (transition == "S_a_to_S_a_NB"  & S_a > 0) {
        S_a = S_a - 2
        S_a_NB = S_a_NB + 2
      } else if (transition == "E_a_to_E_a_NB" & E_a > 0) {
        E_a = E_a - 2
        E_a_NB = E_a_NB + 2
      } else if (transition == "I_a_to_I_a_NB" & I_a > 0) {
        I_a = I_a - 2
        I_a_NB = I_a_NB + 2
      } else if (transition == "E_a_to_E_a_NB" & R_a > 0) {
        R_a = R_a - 2
        R_a_NB = R_a_NB + 2
      } else if (transition == "S_sea_NB_to_S_sea_NB" & S_sea_NB > 0) {
        S_sea_NB = S_sea_NB - 1
        S_sea_NB = S_sea_NB + 1
      }else if (transition == "E_sea_NB_to_E_sea_NB" & E_sea_NB > 0) {
        E_sea_NB = E_sea_NB - 1
        E_sea_NB = E_sea_NB + 1
      }else if (transition == "I_sea_NB_to_I_sea_NB" & I_sea_NB > 0) {
        I_sea_NB = I_sea_NB - 1
        I_sea_NB = I_sea_NB + 1
      }else if (transition == "R_sea_NB_to_R_sea_NB" & R_sea_NB > 0) {
        R_sea_NB = R_sea_NB - 1
        R_sea_NB = R_sea_NB + 1
      }else if (transition == "S_a_N_to_E_a_N" & S_a_N > 0){
        S_a_N = S_a_N - 1
        E_a_N = E_a_N + 1
      }else if (transition == "E_a_N_to_S_a_N" & E_a_N > 0){
        E_a_N = E_a_N - 1
        S_a_N = S_a_N + 1
      }else if (transition == "E_a_N_to_I_a_N" & E_a_N > 0){
        E_a_N = E_a_N - 1
        I_a_N = I_a_N + 1
      }else if (transition == "I_a_N_to_R_a_N" & I_a_N > 0){
        I_a_N = I_a_N - 1
        R_a_N = R_a_N + 1
      }else if (transition == "I_a_N_to_R_a_N" & I_a_N > 0){
        I_a_N = I_a_N - 1
        R_a_N = R_a_N + 1
      }else if (transition == "I_a_N_to_D_a_N"  & I_a_N > 0){
        # If a nestling dies, both parents become non-breeders.
        I_a_N = I_a_N - 1
        D_a_N = D_a_N + 1
        parent1 = sample(c(rep("S_a", S_a), rep("E_a", E_a),rep("I_a", I_a),rep("R_a", R_a),
                           rep("S_sea_a", S_sea_a), rep("E_sea_a", E_sea_a),rep("I_sea_a", I_sea_a),rep("R_sea_a", R_sea_a)),
                         size = 1)
        if (parent1 == "S_a"){
          S_a = S_a - 1
          S_a_NB = S_a_NB + 1
        } else if (parent1 == "E_a"){
          E_a = E_a - 1
          E_a_NB = E_a_NB + 1
        } else if (parent1 == "I_a"){
          I_a = I_a - 1
          I_a_NB = I_a_NB + 1
        } else if (parent1 == "R_a"){
          R_a = R_a - 1
          R_a_NB = R_a_NB + 1
        } else if (parent1 == "S_sea_a"){
          S_sea_a = S_sea_a - 1
          S_sea_NB = S_sea_NB + 1
        } else if (parent1 == "E_sea_a"){
          E_sea_a = E_sea_a - 1
          E_sea_NB = E_sea_NB + 1
        } else if (parent1 == "I_sea_a"){
          I_sea_a = I_sea_a - 1
          I_sea_NB = I_sea_NB + 1
        } else if (parent1 == "R_sea_a"){
          R_sea_a = R_sea_a - 1
          R_sea_NB = R_sea_NB + 1
        }
        parent2 = sample(c(rep("S_a", S_a), rep("E_a", E_a),rep("I_a", I_a),rep("R_a", R_a),
                           rep("S_sea_a", S_sea_a), rep("E_sea_a", E_sea_a),rep("I_sea_a", I_sea_a),rep("R_sea_a", R_sea_a)),
                         size = 1)
        if (parent2 == "S_a"){
          S_a = S_a - 1
          S_a_NB = S_a_NB + 1
        } else if (parent2 == "E_a"){
          E_a = E_a - 1
          E_a_NB = E_a_NB + 1
        } else if (parent2 == "I_a"){
          I_a = I_a - 1
          I_a_NB = I_a_NB + 1
        } else if (parent2 == "R_a"){
          R_a = R_a - 1
          R_a_NB = R_a_NB + 1
        } else if (parent2 == "S_sea_a"){
          S_sea_a = S_sea_a - 1
          S_sea_NB = S_sea_NB + 1
        } else if (parent2 == "E_sea_a"){
          E_sea_a = E_sea_a - 1
          E_sea_NB = E_sea_NB + 1
        } else if (parent2 == "I_sea_a"){
          I_sea_a = I_sea_a - 1
          I_sea_NB = I_sea_NB + 1
        } else if (parent2 == "R_sea_a"){
          R_sea_a = R_sea_a - 1
          R_sea_NB = R_sea_NB + 1
        }
      }else if (transition == "S_b_N_to_E_b_N" & S_b_N > 0){
        S_b_N = S_b_N - 1
        E_b_N = E_b_N + 1
      }else if (transition == "E_b_N_to_S_b_N" & E_b_N > 0){
        E_b_N = E_b_N - 1
        S_b_N = S_b_N + 1
      }else if (transition == "E_b_N_to_I_b_N" & E_b_N > 0){
        E_b_N = E_b_N - 1
        I_b_N = I_b_N + 1
      }else if (transition == "I_b_N_to_R_b_N" & I_b_N > 0){
        I_b_N = I_b_N - 1
        R_b_N = R_b_N + 1
      }else if (transition == "I_b_N_to_R_b_N" & I_b_N > 0){
        I_b_N = I_b_N - 1
        R_b_N = R_b_N + 1
      }else if (transition == "I_b_N_to_D_b_N" & I_b_N > 0){
        I_b_N = I_b_N - 1
        D_b_N = D_b_N + 1
        # If a nestling dies, both parents become non-breeders.
        parent1 = sample(c(rep("S_b", S_b), rep("E_b", E_b),rep("I_b", I_b),rep("R_b", R_b),
                           rep("S_sea_b", S_sea_b), rep("E_sea_b", E_sea_b),rep("I_sea_b", I_sea_b),rep("R_sea_b", R_sea_b)),
                         size = 1)
        if (parent1 == "S_b"){
          S_b = S_b - 1
          S_b_NB = S_b_NB + 1
        } else if (parent1 == "E_b"){
          E_b = E_b - 1
          E_b_NB = E_b_NB + 1
        } else if (parent1 == "I_b"){
          I_b = I_b - 1
          I_b_NB = I_b_NB + 1
        } else if (parent1 == "R_b"){
          R_b = R_b - 1
          R_b_NB = R_b_NB + 1
        } else if (parent1 == "S_sea_b"){
          S_sea_b = S_sea_b - 1
          S_sea_NB = S_sea_NB + 1
        } else if (parent1 == "E_sea_b"){
          E_sea_b = E_sea_b - 1
          E_sea_NB = E_sea_NB + 1
        } else if (parent1 == "I_sea_b"){
          I_sea_b = I_sea_b - 1
          I_sea_NB = I_sea_NB + 1
        } else if (parent1 == "R_sea_b"){
          R_sea_b = R_sea_b - 1
          R_sea_NB = R_sea_NB + 1
        }
        parent2 = sample(c(rep("S_b", S_b), rep("E_b", E_b),rep("I_b", I_b),rep("R_b", R_b),
                           rep("S_sea_b", S_sea_b), rep("E_sea_b", E_sea_b),rep("I_sea_b", I_sea_b),rep("R_sea_b", R_sea_b)),
                         size = 1)
        if (parent2 == "S_b"){
          S_b = S_b - 1
          S_b_NB = S_b_NB + 1
        } else if (parent2 == "E_b"){
          E_b = E_b - 1
          E_b_NB = E_b_NB + 1
        } else if (parent2 == "I_b"){
          I_b = I_b - 1
          I_b_NB = I_b_NB + 1
        } else if (parent2 == "R_b"){
          R_b = R_b - 1
          R_b_NB = R_b_NB + 1
        } else if (parent2 == "S_sea_b"){
          S_sea_b = S_sea_b - 1
          S_sea_NB = S_sea_NB + 1
        } else if (parent2 == "E_sea_b"){
          E_sea_b = E_sea_b - 1
          E_sea_NB = E_sea_NB + 1
        } else if (parent2 == "I_sea_b"){
          I_sea_b = I_sea_b - 1
          I_sea_NB = I_sea_NB + 1
        } else if (parent2 == "R_sea_b"){
          R_sea_b = R_sea_b - 1
          R_sea_NB = R_sea_NB + 1
        }
      }
    }
  }
    
    new_state = matrix(data = c(S_a, E_a, I_a, R_a, D_a,
                                S_sea_a, E_sea_a, I_sea_a, R_sea_a, D_sea_a,
                                S_sea_b, E_sea_b, I_sea_b, R_sea_b, D_sea_b,
                                S_b, E_b, I_b, R_b, D_b,
                                
                                S_a_NB, E_a_NB, I_a_NB, R_a_NB, D_a_NB,
                                S_sea_NB, E_sea_NB, I_sea_NB, R_sea_NB, D_sea_NB,
                                S_b_NB, E_b_NB, I_b_NB, R_b_NB, D_b_NB,
                                
                                S_a_N, E_a_N, I_a_N, R_a_N, D_a_N,
                                S_b_N, E_b_N, I_b_N, R_b_N, D_b_N),
                           nrow = 9, ncol = 5, 
                           byrow = T)
    
    
    
    states = abind(states, new_state)

  }
  
  output = data.frame(
    time = times,
    S_a = states[1, 1, ],
    E_a = states[1, 2, ],
    I_a = states[1, 3, ],
    R_a = states[1, 4, ],
    D_a = states[1, 5, ],
    S_sea_a = states[2, 1, ],
    E_sea_a = states[2, 2, ],
    I_sea_a = states[2, 3, ],
    R_sea_a = states[2, 4, ],
    D_sea_a = states[2, 5, ],
    S_sea_b = states[3, 1, ],
    E_sea_b = states[3, 2, ],
    I_sea_b = states[3, 3, ],
    R_sea_b = states[3, 4, ],
    D_sea_b = states[3, 5, ],
    S_b = states[4, 1, ],
    E_b = states[4, 2, ],
    I_b = states[4, 3, ],
    R_b = states[4, 4, ],
    D_b = states[4, 5, ],
    
    S_a_NB = states[5, 1, ],
    E_a_NB = states[5, 2, ],
    I_a_NB = states[5, 3, ],
    R_a_NB = states[5, 4, ],
    D_a_NB = states[5, 5, ],
    S_sea_NB = states[6, 1, ],
    E_sea_NB = states[6, 2, ],
    I_sea_NB = states[6, 3, ],
    R_sea_NB = states[6, 4, ],
    D_sea_NB = states[6, 5, ],
    S_b_NB = states[7, 1, ],
    E_b_NB = states[7, 2, ],
    I_b_NB = states[7, 3, ],
    R_b_NB = states[7, 4, ],
    D_b_NB = states[7, 5, ],
    
    S_a_N = states[8, 1, ],
    E_a_N = states[8, 2, ],
    I_a_N = states[8, 3, ],
    R_a_N = states[8, 4, ],
    D_a_N = states[8, 5, ],
    S_b_N = states[9, 1, ],
    E_b_N = states[9, 2, ],
    I_b_N = states[9, 3, ],
    R_b_N = states[9, 4, ],
    D_b_N = states[9, 5, ]) %>% 
    mutate(
    S_a_total = S_a + S_sea_a,
    E_a_total = E_a + E_sea_a,
    I_a_total = I_a + I_sea_a,
    R_a_total = R_a + R_sea_a,
    D_a_total = D_a + D_sea_a,
    
    S_b_total = S_b + S_sea_b,
    E_b_total = E_b + E_sea_b,
    I_b_total = I_b + I_sea_b,
    R_b_total = R_b + R_sea_b,
    D_b_total = D_b + D_sea_b
  )
  
  return(output)
}


# Plot results

plot_seir = function(output_ = output){
  
  output_long = melt(output_[1:nrow(output_)-1, ], id = "time")
  
  output_a = output_long %>% filter(variable %in% c("S_a_total", "E_a_total", "I_a_total", "R_a_total", "D_a_total"))
  plot_a = ggplot(output_a, aes(x = time, y = value, color = variable)) +
    geom_line() +
    labs(x = "Time", y = "Number of individuals", color = "Status") +
    theme_minimal() +
    ggtitle("Breeders in A (colony+Sea)")+
    scale_color_brewer(palette="Set2", labels = c("S", "E", "I", "R", "D"))
  
  output_a_N = output_long %>% filter(variable %in% c("S_a_N", "E_a_N", "I_a_N", "R_a_N", "D_a_N"))
  plot_a_N = ggplot(output_a_N, aes(x = time, y = value, color = variable)) +
    geom_line() +
    labs(x = "Time", y = "Number of individuals", color = "Status") +
    theme_minimal() +
    ggtitle("Nestlings in A")+
    scale_color_brewer(palette="Set2", labels = c("S", "E", "I", "R", "D"))
  
  output_a_NB = output_long %>% filter(variable %in% c("S_a_NB", "E_a_NB", "I_a_NB", "R_a_NB", "D_a_NB"))
  plot_a_NB = ggplot(output_a_NB, aes(x = time, y = value, color = variable)) +
    geom_line() +
    labs(x = "Time", y = "Number of individuals", color = "Status") +
    theme_minimal() +
    ggtitle("Non-breeder in colony A")+
    scale_color_brewer(palette="Set2", labels = c("S", "E", "I", "R", "D"))
  

  output_b = output_long %>% filter(variable %in% c("S_b_total", "E_b_total", "I_b_total", "R_b_total", "D_b_total"))
  plot_b = ggplot(output_b, aes(x = time, y = value, color = variable)) +
    geom_line() +
    labs(x = "Time", y = "Number of individuals", color = "Status") +
    theme_minimal() +
    ggtitle("Breeders in B (colony+Sea)")+
    scale_color_brewer(palette="Set2", labels = c("S", "E", "I", "R", "D"))
  
  output_b_N = output_long %>% filter(variable %in% c("S_b_N", "E_b_N", "I_b_N", "R_b_N", "D_b_N"))
  plot_b_N = ggplot(output_b_N, aes(x = time, y = value, color = variable)) +
    geom_line() +
    labs(x = "Time", y = "Number of individuals", color = "Status") +
    theme_minimal() +
    ggtitle("Nestlings in B")+
    scale_color_brewer(palette="Set2", labels = c("S", "E", "I", "R", "D"))
  
  output_b_NB = output_long %>% filter(variable %in% c("S_b_NB", "E_b_NB", "I_b_NB", "R_b_NB", "D_b_NB"))
  plot_b_NB = ggplot(output_b_NB, aes(x = time, y = value, color = variable)) +
    geom_line() +
    labs(x = "Time", y = "Number of individuals", color = "Status") +
    theme_minimal() +
    ggtitle("Non-breeder in colony B")+
    scale_color_brewer(palette="Set2", labels = c("S", "E", "I", "R", "D"))
  
  
  
  output_sea_NB = output_long %>% filter(variable %in% c("S_sea_NB", "E_sea_NB", "I_sea_NB", "R_sea_NB", "D_sea_NB"))
  plot_sea_NB = ggplot(output_sea_NB, aes(x = time, y = value, color = variable)) +
    geom_line() +
    labs(x = "Time", y = "Number of individuals", color = "Status") +
    theme_minimal() +
    ggtitle("Non-breeder at sea")+
    scale_color_brewer(palette="Set2", labels = c("S", "E", "I", "R", "D"))
  
  
  plot_grid_seir = plot_grid(plot_a, plot_a_N, plot_sea_NB,
                             plot_b, plot_b_N, plot_b_NB,
                             labels = c("A", "B", "C",
                                        "D", "E", "F"),
                             label_size = 12)
  
  print(plot_grid_seir)
  
}

# Run simulation

time1 <- Sys.time()
output = gillespie_seir(param = param, 
                        induced_dispersal = T,
                        initial_number_breeders_A = 50,
                        initial_number_infected_breeders_A = 1, 
                        initial_number_breeders_B = 50,
                        total_time = 70,
                        dispersal_stochactic = T,
                        tau = 0.2)

time2 <- Sys.time()
time2 - time1
plot_seir()

# 
# 
# # summary_output ----------------------------------------------------------
# 
# summary_output = function(output){
# 
#   N_a = output[1, c("S_a", "I_a", "S_sea_a", "I_sea_a",
#                     "S_a_NB", "I_a_NB", "S_sea_a_NB", "I_sea_a_NB")] %>% sum()
#   max_infected_a = max(output[, c("I_a","I_sea_a")])
#   prop_max_infected_a = max_infected_a / N_a
#   dead_a = output[nrow(output), c("D_a","D_sea_a")] %>% sum()
#   a_N = output[nrow(output), c("S_a_N", "E_a_N", "I_a_N", "R_a_N")] %>% sum()
#   
#   
#   N_b = output[1, c("S_b", "I_b", "S_sea_b", "I_sea_b",
#                     "S_b_NB", "I_b_NB", "S_sea_b_NB", "I_sea_b_NB")] %>% sum()
#   max_infected_b = max(output[, c("I_b","I_sea_b")])
#   prop_max_infected_b = max_infected_b / N_b
#   dead_b = output[nrow(output), c("D_b","D_sea_b")] %>% sum()
#   b_N = output[nrow(output), c("S_b_N", "E_b_N", "I_b_N", "R_b_N")] %>% sum()
# 
#   
#   nb_adults = N_a + N_b - dead_a - dead_b
#   nb_nestlings = a_N + b_N
#   nb_adults_equi = nb_adults + (0.2)*nb_nestlings
# 
# 
#   return( data.frame(
#     N_a = N_a,
#     max_infected_a = max_infected_a,
#     prop_max_infected_a = prop_max_infected_a,
#     dead_a = dead_a,
#     a_N = a_N,
#     
#     N_b = N_b,
#     max_infected_b = max_infected_b,
#     prop_max_infected_b = prop_max_infected_b,
#     dead_b = dead_b,
#     b_N = b_N,
#     
#     nb_adults = nb_adults,
#     nb_nestlings = nb_nestlings,
#     nb_adults_equi = nb_adults_equi
#     
#     
# 
#   ))
# }
# 
# 
# # stat_model --------------------------------------------------------------
# 
# stat_model = function(nb_iterations = 5,
#                       param_ = param,
#                       induced_dispersal_ = T,
#                       dispersal_reaction_time_ = 5,
#                       initial_number_breeders_A_ = 50,
#                       initial_number_infected_breeders_A_ = 1,
#                       initial_number_breeders_B_ = 50,
#                       total_time_ = 70,
#                       dispersal_stochactic_ = T,
#                       tau_ = 0.2){
#   
#   response_list = data.frame()
#   
#   for (i in 1:nb_iterations){
#     
#     output = gillespie_seir(param = param_,
#                             induced_dispersal = induced_dispersal_,
#                             dispersal_reaction_time = dispersal_reaction_time_,
#                             initial_number_breeders_A = initial_number_breeders_A_,
#                             initial_number_infected_breeders_A = initial_number_infected_breeders_A_,
#                             initial_number_breeders_B = initial_number_breeders_B_,
#                             total_time = total_time_,
#                             dispersal_stochactic = dispersal_stochactic_,
#                             tau = tau_)
#     
#     response_list = rbind(response_list, summary_output(output))
#     
#   }
#   
#   #return(response_list)
#   
#   
#   return(response_list$nb_adults_equi )
# }
# 
# 
# # plot --------------------------------------------------------------------
# 
# 
# 
# output = c()
# val_test = (1:20)*2
# 
# for (k in val_test){
#   
#   res = stat_model(dispersal_reaction_time_ = k)
#   
#   output = c(output, res)
#   
# }
# 
# df = data.frame(dispersal_reaction_time = rep(val_test, each = 5),
#            output=output) %>% 
#   mutate(dispersal_reaction_time = dispersal_reaction_time %>%as.factor())
# 
# ggplot(data = df, aes(x = dispersal_reaction_time, y = output))+
#   geom_violin(position=position_dodge(1)) + 
#   geom_dotplot(binaxis='y', stackdir='center', binwidth=0.4) +
#   ggthemes::theme_clean() +
#   theme(
#     panel.border = element_blank(), # Enlever la bordure du panel
#     axis.title = element_text(size = 11),  # Thicken axis titles
#     axis.text = element_text(size = 10),  # Thicken axis text
#     axis.line = element_line(size = 2),  # Thicken axis lines
#     panel.background = element_rect(fill = "transparent", color = NA), 
#     plot.background = element_rect(fill = "transparent", color = NA), 
#     legend.position =  "none"
#   )+
#   labs(x = "Reaction Time", y = "Settlement probabilities", title = "",
#        fill = "Arrival colony type") 
#   
# 
# 
# 
# # data_long = pivot_longer(stat_model(20), cols = -N_a, names_to = "variable", values_to = "value")
# # ggplot(data_long %>% subset(., variable %in% c("nb_adults", "nb_nestlings", "nb_adults_equi")),
# #        aes(x = variable, y = value)) +
# #   geom_violin() +
# #   geom_dotplot(binaxis='y', stackdir='center', dotsize=1)
# 
# 
# 
# 
# # 
# # output_long_list = data.frame()
# # response_list = data.frame()
# # 
# # nb_iterations = 8
# # 
# # for (i in 1:nb_iterations){
# #   
# #   output = gillespie_seir(param = param,
# #                           induced_dispersal = T,
# #                           initial_number_breeders_A = 50,
# #                           initial_number_infected_breeders_A = 1,
# #                           initial_number_breeders_B = 50,
# #                           total_time = 70,
# #                           dispersal_stochactic = T,
# #                           tau = 0.2)
# #   
# #   output_long = melt(output, id = "time")
# #   
# #   output_long_i = cbind(output_long,
# #                         data.frame(simulation = rep(i, times = nrow(output_long))))
# #   
# #   output_long_list = rbind(output_long_list, output_long_i)
# #   response_list = rbind(response_list, summary_output(output))
# #   
# # }
# # 
# # 
# # output_a = output_long_list %>% filter(variable %in% c("S_a", "E_a", "I_a", "R_a", "D_a"))
# # 
# # p = ggplot()
# # for(i in 1:nb_iterations){
# #   p = p + geom_line(data = output_a %>% subset(., simulation == i )
# #                     , aes(x = time, y = value, color = variable))
# # }
# # p = p +
# #   labs(x = "Time", y = "Number of individuals", color = "Compartment") +
# #   theme_minimal() +
# #   ggtitle("Stochastic SEIR Model Simulation (Gillespie Algorithm)")
# # 
# # 
# # p
# # 
# # 
# # data_long = pivot_longer(response_list, cols = -N_a, names_to = "variable", values_to = "value")
# # 
# # # Créer les diagrammes en violon pour chaque variable
# # ggplot(data_long %>% subset(., variable %in% c("nb_adults", "nb_nestlings", "nb_adults_equi")),
# #        aes(x = variable, y = value)) +
# #   geom_violin() +
# #   geom_dotplot(binaxis='y', stackdir='center', dotsize=1)
# # 
# # 
